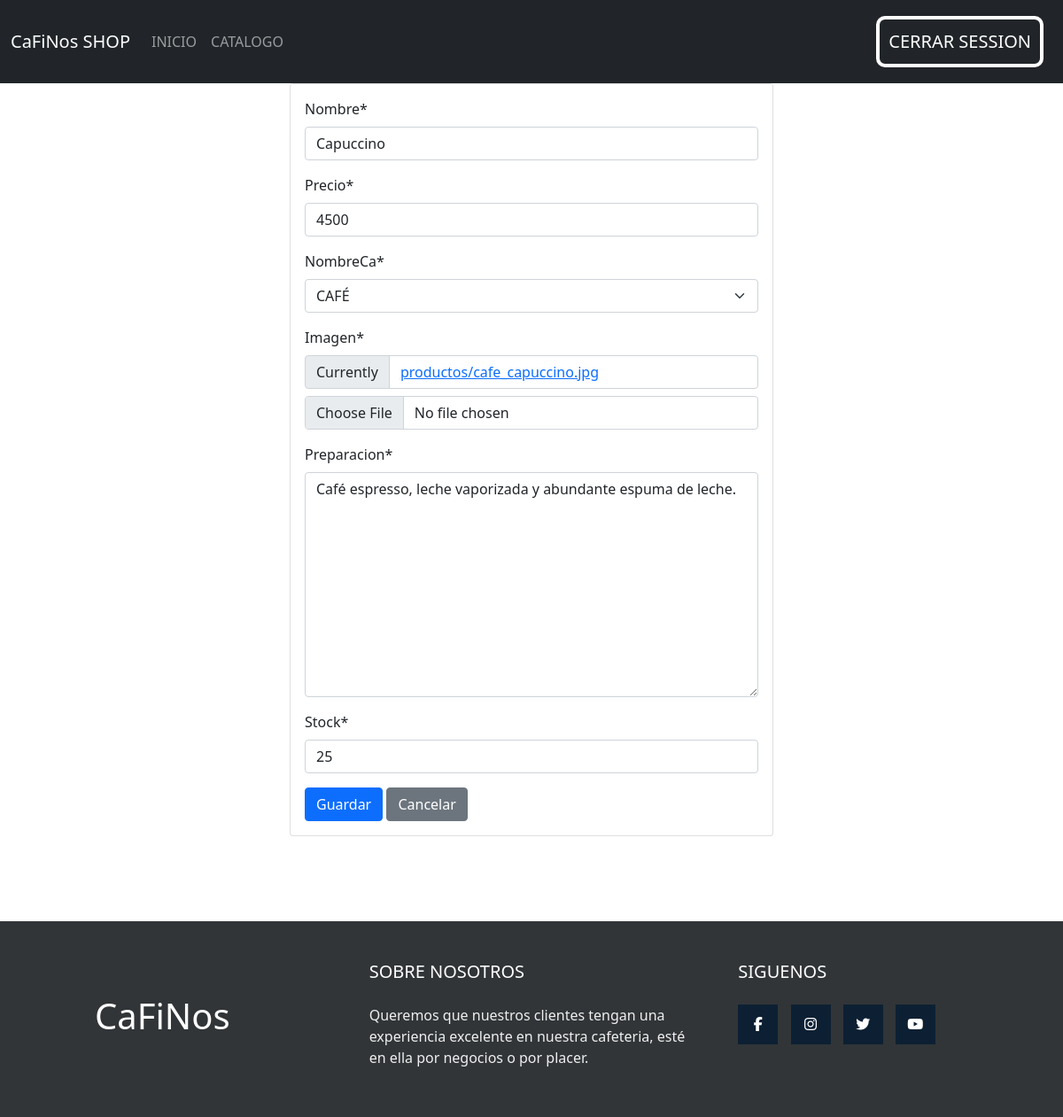
The page /modificar-producto/5 (signed in) on the database its author committed.
### tienda/models.py (models this page shows, shortened)
class Producto(models.Model):
    id_producto = models.AutoField(primary_key=True)
    nombre = models.CharField(max_length=70)
    precio=models.PositiveBigIntegerField()
    nombreCa= models.ForeignKey(Catalogo,on_delete=models.PROTECT)
    imagen = models.ImageField(upload_to="productos", null=True)
    Preparacion = models.TextField()
    stock = models.PositiveBigIntegerField()

### tienda/views.py (the view, shortened to what this page needs)
# urls.py: path('modificar-producto/<id>',views.modificar_producto, name='modificar-producto'),
@login_required
def modificar_producto(request, id):
    producto = get_object_or_404(Producto, id_producto=id)
    data = {'form': ProductoForm(instance=producto)}
    return render(request,'tienda/producto/modificar.html',data)

### tienda/forms.py
class ProductoForm(forms.ModelForm):
    class Meta:
        model = Producto
        fields ="__all__"

### tienda/models.py (called while the page is built)
    def __str__(self):
        return self.nombre_catalogo

### tienda/templates/tienda/producto/modificar.html (shortened to what this page needs)
{% extends 'tienda/base.html'%}
{% block contenido %}
{% load crispy_forms_tags %}
{% load crispy_forms_filters %}
{% load static %}
{% load humanize %}
    <section class="container">
        <div class="row d-flex justify-content-center">
            <div class="col-12 col-md-6">
                <div class="card">
                    <div class="card-body">
                        <form action="" method="POST" enctype="multipart/form-data">
                            {{form | crispy}}
                            <input type="submit" value="Guardar" class="btn btn-primary">
                            <input type="submit" value="Cancelar" class="btn btn-secondary">
                        </form>
                    </div>
                </div>
            </div>
        </div>
    </section>
{%endblock%}

### tienda/static/css/style-cat.css (style rules this page uses)
* { margin: 0; padding:0; }

### rows shown on the page
Producto: nombre "Capuccino", precio "4500", nombreCa "CAFÉ", Preparacion "Café espresso, leche vaporizada y abundante espuma de leche.", stock "25"
